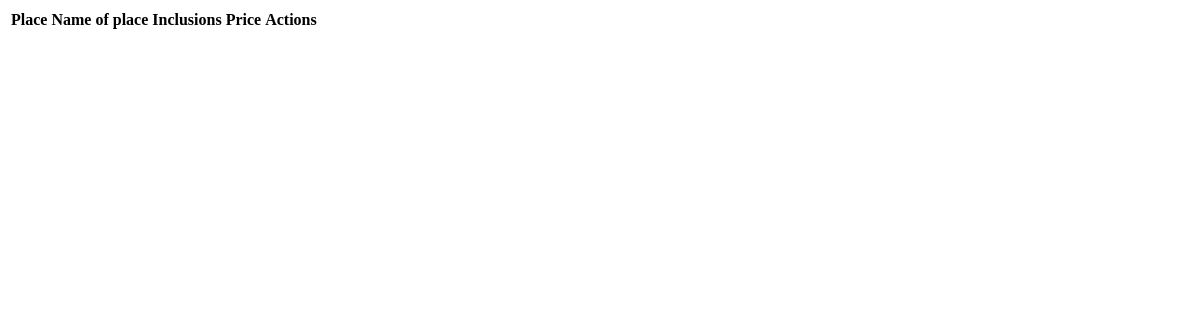
The app's page /Admin/viewPromos.php, older data.
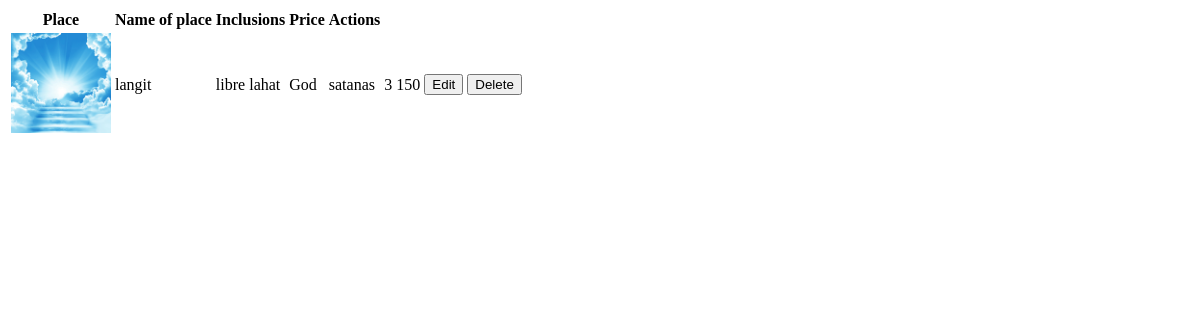
The same page, newer data.
### tables this page shows
CREATE TABLE `promos` (
  `id` int(11) NOT NULL,
  `place` varchar(50) NOT NULL,
  `name_of_place` varchar(100) NOT NULL,
  `amenities` varchar(250) NOT NULL,
  `inclusions` varchar(250) NOT NULL,
  `exclusions` varchar(250) NOT NULL,
  `days` varchar(50) NOT NULL,
  `price` varchar(50) NOT NULL,
  `date_time_created` datetime NOT NULL,
  `date_time_updated` datetime NOT NULL
);

### Admin/viewPromos.php (the view, shortened to what this page needs)
<!DOCTYPE html>
<html lang="en">
<head>
</head>
<body>
<table>
    <thead>
        <tr>
        <th>Place</th>
        <th>Name of place</th>
        <th>Inclusions</th>
        <th>Price</th>
        <th>Actions</th>
        </tr>
    </thead>
    <tbody>
    <?php
        include('../connection.php');
        $Querytable = "SELECT * FROM promos";
        $Queryrun = mysqli_query($conn, $Querytable);
        while($Row = mysqli_fetch_assoc($Queryrun)){
        ?>
        <tr>
            <td>
                <?php echo '<img src="uploads/'.$Row['place'].'" width="100px"; height:"100px;"' ?>
            </td>
            <td><?php echo $Row['name_of_place']?></td>
            <td><?php echo $Row['amenities']?></td>
            <td><?php echo $Row['inclusions']?></td>
            <td><?php echo $Row['exclusions']?></td>
            <td><?php echo $Row['days']?></td>
            <td><?php echo $Row['price']?></td>
            <td>
                <form action="editPromos.php" method="POST">
                    <button type="submit" name="edit_promos">Edit</button>
                </form>
            </td>
            <td>
                <form action="deletePromos.php" method="POST">
                    <button type="submit" name="delete_promos">Delete</button>
                </form>
            </td>
        </tr>
        <?php
        }
        ?>
    </tbody>
</table>
</body>
</html>

Row changes from the older to the newer data that the page shows:
added promos: place (picture), name_of_place "langit", amenities "libre lahat", inclusions "God", exclusions "satanas", days "3", price "150"
